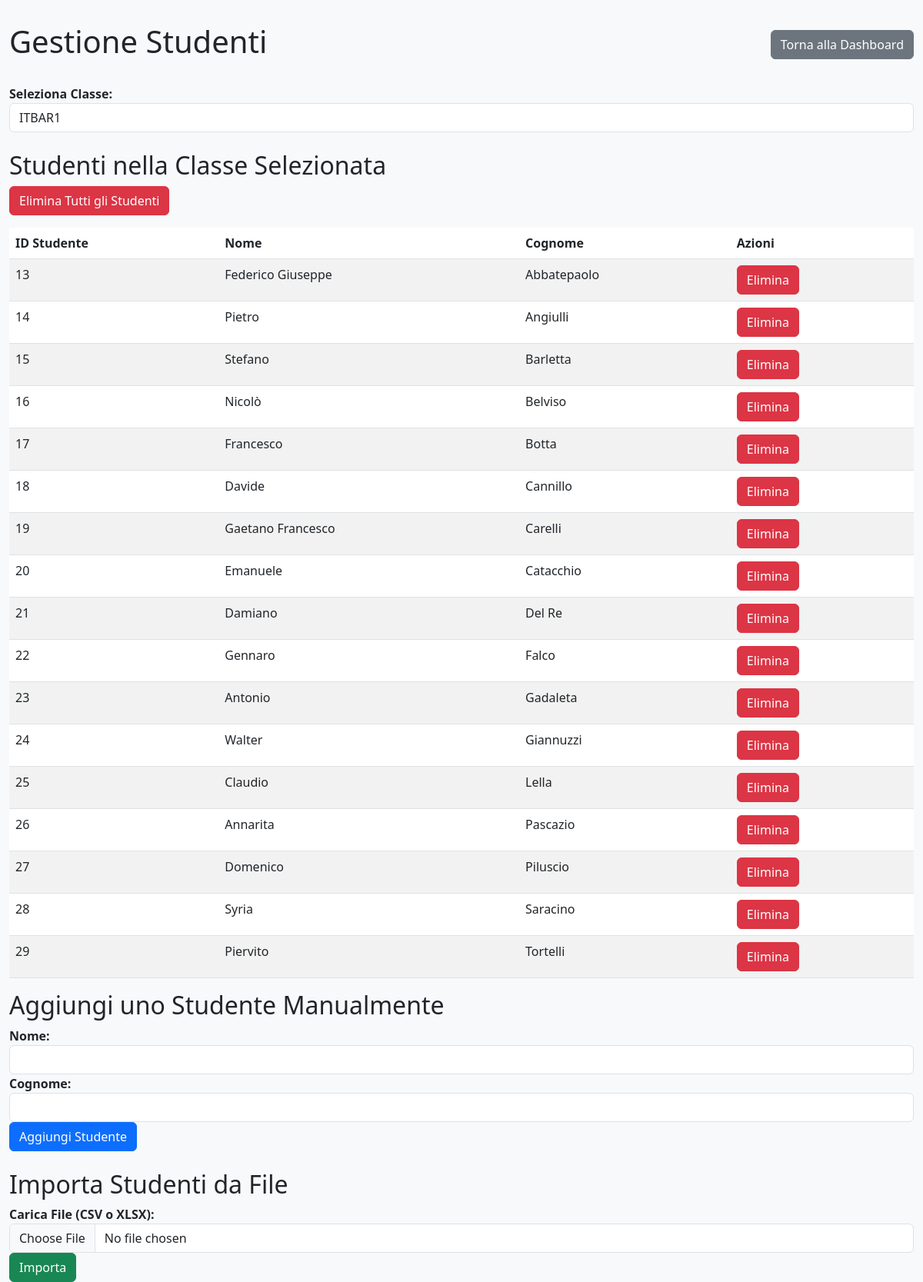
/alunni_classi.php?id_classe=16 (signed in), run on the app's committed database.
### tables this page shows
CREATE TABLE `studenti` (
  `ID_Studente` int(30) NOT NULL,
  `ID_Classe` int(11) NOT NULL,
  `Nome` varchar(30) NOT NULL,
  `Cognome` varchar(30) NOT NULL,
  `Commento` varchar(255) DEFAULT ''
);

### alunni_classi.php (the view, shortened to what this page needs)
<?php
require_once __DIR__ . '/db_connection.php';
try {
    $user_id = $_SESSION['User_id'];
    $queryUser = $conn->prepare("SELECT root FROM docente WHERE ID_Docente = :user_id");
    $queryUser->execute([':user_id' => $user_id]);
    $user = $queryUser->fetch(PDO::FETCH_ASSOC);
    $is_root = ($user['root'] === "SI");
    $queryClassi = $is_root
        ? $conn->query("SELECT ID_Classe, Nome FROM classi")
        : $conn->prepare("SELECT c.ID_Classe, c.Nome FROM classi c
                          JOIN classi_docenti cd ON c.ID_Classe = cd.ID_C
                          WHERE cd.ID_D = :user_id");
    $classi = $queryClassi->fetchAll(PDO::FETCH_ASSOC);
    $students = [];
    if (isset($_GET['id_classe'])) {
        $id_classe = (int)$_GET['id_classe'];
        $queryStudents = $conn->prepare("SELECT ID_Studente, Nome, Cognome FROM studenti WHERE ID_Classe = :id_classe");
        $queryStudents->execute([':id_classe' => $id_classe]);
        $students = $queryStudents->fetchAll(PDO::FETCH_ASSOC);
    }
} catch (PDOException $e) {
    die("Errore nella connessione al database: " . $e->getMessage());
}
?>
<!DOCTYPE html>
<html lang="it">
<head>
    <link href="https://cdn.jsdelivr.net/npm/bootstrap@5.3.0/dist/css/bootstrap.min.css" rel="stylesheet">
</head>
<body class="bg-light">
    <div class="container">
        <div class="d-flex justify-content-between align-items-center mb-4">
            <h1>Gestione Studenti</h1>
            <a href="dashboard.php" class="btn btn-secondary">Torna alla Dashboard</a>
        </div>
        <form method="get" action="" class="mb-4">
            <div class="form-group">
                <label for="id_classe">Seleziona Classe:</label>
                <select name="id_classe" id="id_classe" class="form-control" required onchange="this.form.submit()">
                    <?php foreach ($classi as $classe): ?>
                        <option value="<?= $classe['ID_Classe'] ?>" <?= isset($id_classe) && $id_classe == $classe['ID_Classe'] ? 'selected' : '' ?>>
                            <?= htmlspecialchars($classe['Nome']) ?>
                        </option>
                    <?php endforeach; ?>
                </select>
            </div>
        </form>
        <?php if (!empty($students)): ?>
            <h2>Studenti nella Classe Selezionata</h2>
            <form method="post" class="mb-3">
                <button type="submit" name="delete_all" class="btn btn-danger">Elimina Tutti gli Studenti</button>
            </form>
            <table class="table table-striped">
                <thead>
                    <tr>
                        <th>ID Studente</th>
                        <th>Nome</th>
                        <th>Cognome</th>
                        <th>Azioni</th>
                    </tr>
                </thead>
                <tbody>
                    <?php foreach ($students as $student): ?>
                        <tr>
                            <td><?= $student['ID_Studente'] ?></td>
                            <td><?= htmlspecialchars($student['Nome']) ?></td>
                            <td><?= htmlspecialchars($student['Cognome']) ?></td>
                            <td>
                                <form method="post" style="display:inline;">
                                    <button type="submit" name="delete_single" class="btn btn-danger">Elimina</button>
                                </form>
                            </td>
                        </tr>
                    <?php endforeach; ?>
                </tbody>
            </table>
        <?php endif; ?>
        <h2>Aggiungi uno Studente Manualmente</h2>
        <form method="post" class="mb-4">
            <div class="form-group">
                <label for="nome">Nome:</label>
                <input type="text" name="nome" id="nome" class="form-control" required>
            </div>
            <div class="form-group">
                <label for="cognome">Cognome:</label>
                <input type="text" name="cognome" id="cognome" class="form-control" required>
            </div>
            <button type="submit" name="add_student" class="btn btn-primary">Aggiungi Studente</button>
        </form>
        <h2>Importa Studenti da File</h2>
        <form method="post" enctype="multipart/form-data">
            <div class="form-group">
                <label for="file_import">Carica File (CSV o XLSX):</label>
                <input type="file" name="file_import" accept=".csv, .xlsx" class="form-control" required>
            </div>
            <button type="submit" class="btn btn-success">Importa</button>
        </form>
    </div>
</body>
</html>

### alunni_classi.php (style rules this page uses)
.container { max-width: 1200px; margin-top: 30px; }
.form-group label { font-weight: bold; }

### data on the page
studenti: ID_Studente "13", Nome "Federico Giuseppe", Cognome "Abbatepaolo"
studenti: ID_Studente "14", Nome "Pietro", Cognome "Angiulli"
studenti: ID_Studente "15", Nome "Stefano", Cognome "Barletta"
studenti: ID_Studente "16", Nome "Nicolò", Cognome "Belviso"
studenti: ID_Studente "17", Nome "Francesco", Cognome "Botta"
studenti: ID_Studente "18", Nome "Davide", Cognome "Cannillo"
studenti: ID_Studente "19", Nome "Gaetano Francesco", Cognome "Carelli"
studenti: ID_Studente "20", Nome "Emanuele", Cognome "Catacchio"
studenti: ID_Studente "21", Nome "Damiano", Cognome "Del Re"
studenti: ID_Studente "22", Nome "Gennaro", Cognome "Falco"
studenti: ID_Studente "23", Nome "Antonio", Cognome "Gadaleta"
studenti: ID_Studente "24", Nome "Walter", Cognome "Giannuzzi"
studenti: ID_Studente "25", Nome "Claudio", Cognome "Lella"
studenti: ID_Studente "26", Nome "Annarita", Cognome "Pascazio"
studenti: ID_Studente "27", Nome "Domenico", Cognome "Piluscio"
studenti: ID_Studente "28", Nome "Syria", Cognome "Saracino"
studenti: ID_Studente "29", Nome "Piervito", Cognome "Tortelli"

### other printed values
form field id_classe "ITBAR1"
